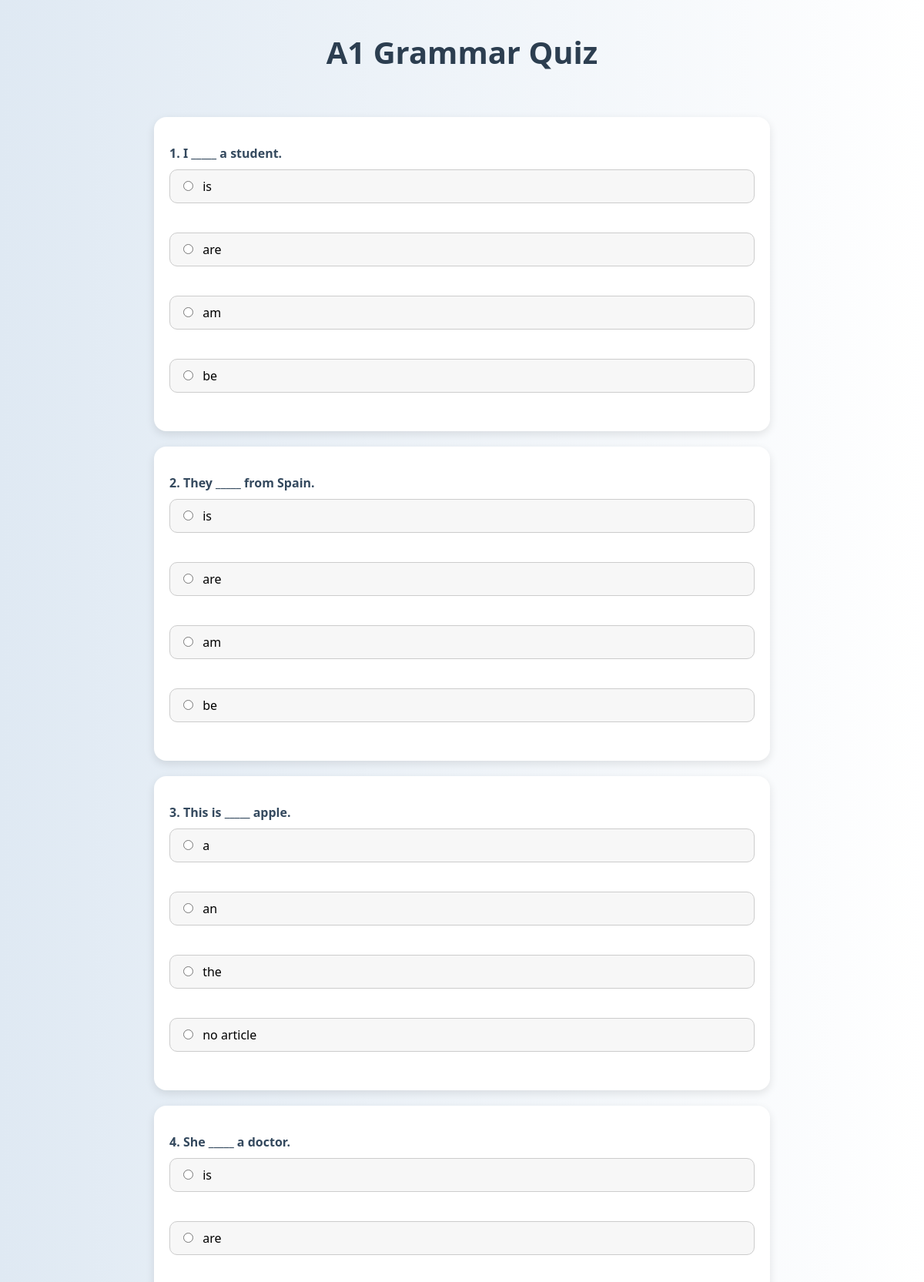
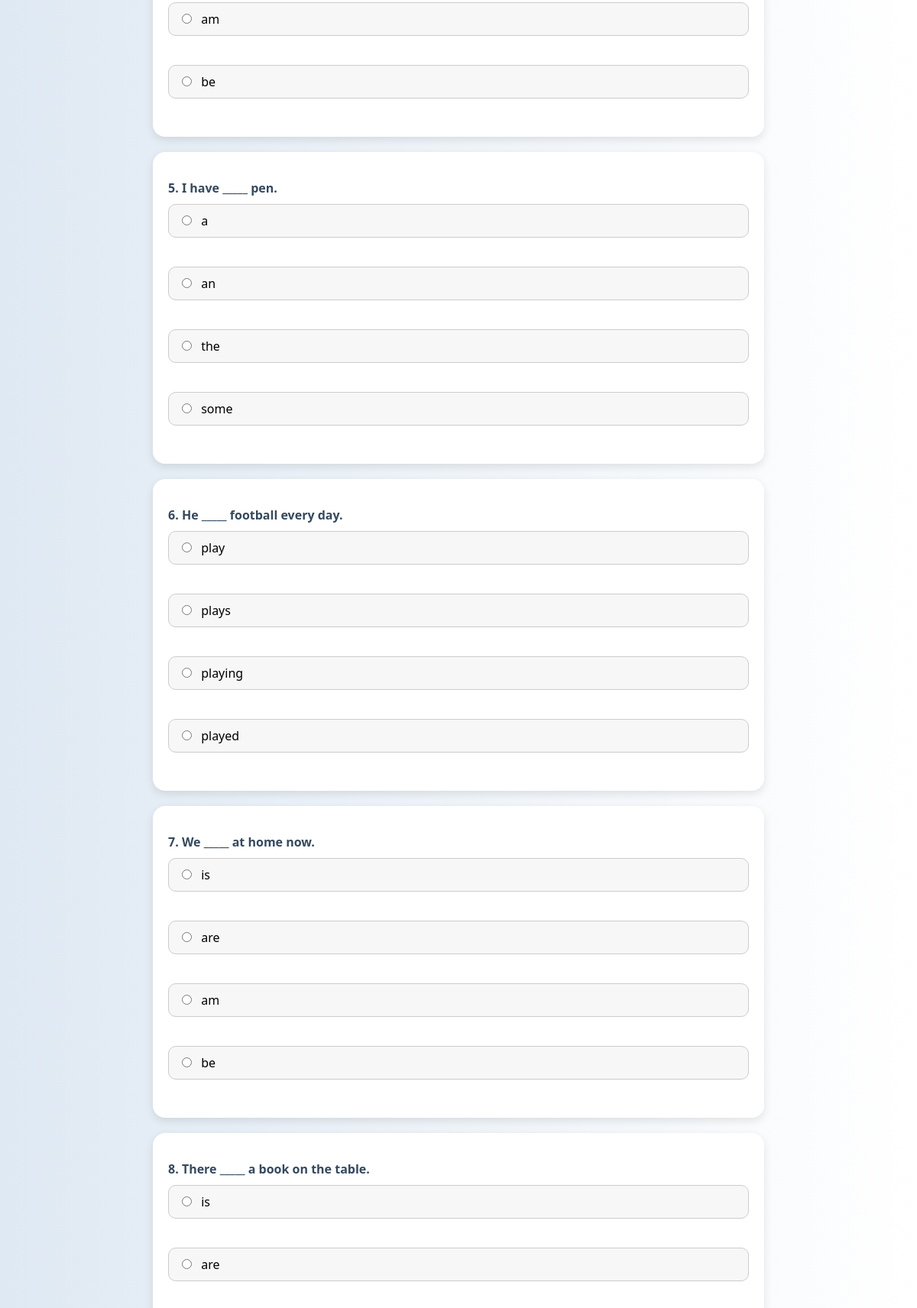
The page /a1 (upper part) on the database its author committed (2 pictures, top to bottom).
### tables this page shows
CREATE TABLE quiz_savollar_a1 (
                id INTEGER PRIMARY KEY AUTOINCREMENT,
                savol TEXT NOT NULL,
                variant1 TEXT NOT NULL,
                variant2 TEXT NOT NULL,
                variant3 TEXT NOT NULL,
                variant4 TEXT NOT NULL,
                togri_index INTEGER NOT NULL
            );

### main.py (the view, shortened to what this page needs)
@app.route("/a1", methods=['GET', 'POST'])
def alevel():
    conn = sqlite3.connect('savollar.db')
    cursor = conn.cursor()
    cursor.execute("SELECT * FROM quiz_savollar_a1")
    savollar = cursor.fetchall()
    conn.close()
    return render_template("a1.html", savollar=savollar)

### templates/a1.html (shortened to what this page needs)
<!DOCTYPE html>
<html lang="en">
<head>
  <link rel="stylesheet" href="../static/a1.css">
</head>
<body>
  <h1>A1 Grammar Quiz</h1>
  <form method="POST">
    {% for savol in savollar %}
    <div class="savol-box">
      <p>{{ loop.index }}. {{ savol[1] }}</p>
      {% for i in range(2, 6) %}
      <label>
        <input type="radio" name="savol_{{ savol[0] }}" value="{{ i - 2 }}">
        {{ savol[i] }}
      </label><br>
      {% endfor %}
    </div>
    {% endfor %}
  </form>
</body>
</html>

### static/a1.css (style rules this page uses)
body { font-family: 'Segoe UI', Tahoma, Geneva, Verdana, sans-serif; background: linear-gradient(to right, #dfe9f3, #ffffff); margin: 0; padding: 0; display: flex; flex-direction: column; align-items: center; min-height: 100vh; }
h1 { color: #2c3e50; margin-top: 40px; font-size: 2.5em; text-align: center; }
form { width: 90%; max-width: 800px; margin: 30px auto; }
.savol-box { background-color: #ffffff; border-radius: 16px; box-shadow: 0 4px 12px rgba(0, 0, 0, 0.1); padding: 20px; margin-bottom: 20px; transition: transform 0.2s ease; }
.savol-box p { font-weight: 600; color: #34495e; margin-bottom: 10px; }
label { display: block; margin: 8px 0; padding: 10px 12px; background-color: #f7f7f7; border: 1px solid #ccc; border-radius: 10px; cursor: pointer; transition: background-color 0.3s ease; }
input[type="radio"] { margin-right: 8px; }

### rows shown on the page
quiz_savollar_a1: savol "I _____ a student.", variant1 "is" "are" "am" "be"
quiz_savollar_a1: savol "They _____ from Spain.", variant1 "is" "are" "am" "be"
quiz_savollar_a1: savol "This is _____ apple.", variant1 "a" "an" "the" "no article"
quiz_savollar_a1: savol "She _____ a doctor.", variant1 "is" "are" "am" "be"
quiz_savollar_a1: savol "I have _____ pen.", variant1 "a" "an" "the" "some"
quiz_savollar_a1: savol "He _____ football every day.", variant1 "play" "plays" "playing" "played"
quiz_savollar_a1: savol "We _____ at home now.", variant1 "is" "are" "am" "be"
quiz_savollar_a1: savol "There _____ a book on the table.", variant1 "is" "are"
